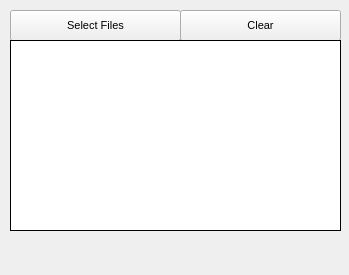
      <widget class="QWidget" name="page_5">
       <property name="geometry">
        <rect>
         <x>0</x>
         <y>0</y>
         <width>349</width>
         <height>275</height>
        </rect>
       </property>
       <attribute name="label">
        <string>                          Image Files</string>
       </attribute>
       <widget class="QToolButton" name="ClearImageFiles">
        <property name="geometry">
         <rect>
          <x>180</x>
          <y>10</y>
          <width>161</width>
          <height>31</height>
         </rect>
        </property>
        <property name="font">
         <font>
          <family>MS Shell Dlg 2</family>
          <pointsize>8</pointsize>
          <weight>50</weight>
          <italic>false</italic>
          <bold>false</bold>
         </font>
        </property>
        <property name="text">
         <string>Clear</string>
        </property>
       </widget>
       <widget class="QToolButton" name="SelectFile">
        <property name="geometry">
         <rect>
          <x>10</x>
          <y>10</y>
          <width>171</width>
          <height>31</height>
         </rect>
        </property>
        <property name="font">
         <font>
          <family>MS Shell Dlg 2</family>
          <pointsize>8</pointsize>
          <weight>50</weight>
          <italic>false</italic>
          <bold>false</bold>
         </font>
        </property>
        <property name="text">
         <string>Select Files</string>
        </property>
       </widget>
       <widget class="QListWidget" name="FileList">
        <property name="geometry">
         <rect>
          <x>10</x>
          <y>40</y>
          <width>331</width>
          <height>191</height>
         </rect>
        </property>
        <property name="autoFillBackground">
         <bool>true</bool>
        </property>
        <property name="styleSheet">
         <string notr="true">background-color: rgb(255, 255, 255);</string>
        </property>
        <property name="frameShape">
         <enum>QFrame::Panel</enum>
        </property>
        <property name="frameShadow">
         <enum>QFrame::Plain</enum>
        </property>
       </widget>
      </widget>
